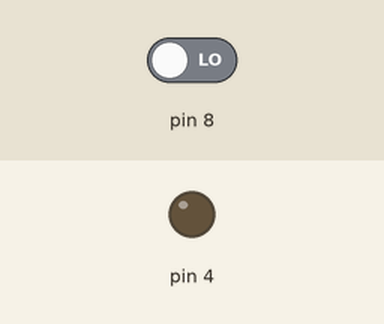
Simulated run of this sketch. Board: Arduino Uno, built with avr-gcc and run on an emulated ATmega328P. Shown: output pins drawn as LEDs (lit = HIGH). The test bench sets the inputs (shaded band); at power-on: pin 8 LOW.

Above: at 1.2 s.
1.3 s: pin 8 driven HIGH
At 2.4 s:
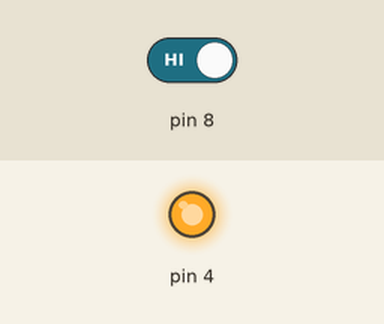
Timing chart, 0 to 4.3 s (numbered marks = the images above; inputs shaded):
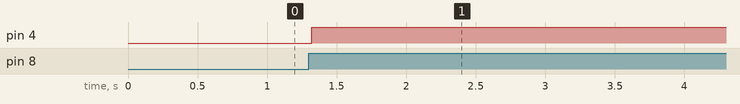

The sketch:

PrimeraPractica.ino
```cpp
//Boton para encender LED

int boton = 0;    //Estado del boton
int salida = 0;   //0 = LED APAGADO, 1 = LED ENCENDIDO
int estadoAnterior = 0; //Guarda el estado anterior del boton

void setup(){
  pinMode(8, INPUT);
  pinMode(4, OUTPUT);
}

void loop(){
  boton = digitalRead(8);

  if(boton == HIGH && (estadoAnterior == LOW)){
    salida = 1 - salida;
    delay(20);
  }

  estadoAnterior = boton;  //Guarda el valor actual

  if(salida == 0){
    digitalWrite(4, LOW);  //Apagamos el LED
  } else {
    digitalWrite(4, HIGH);  //Encendemos el LED
  }
}
```

Measured:
- after the input at 1.3 s, pin 4: LOW → HIGH at once
